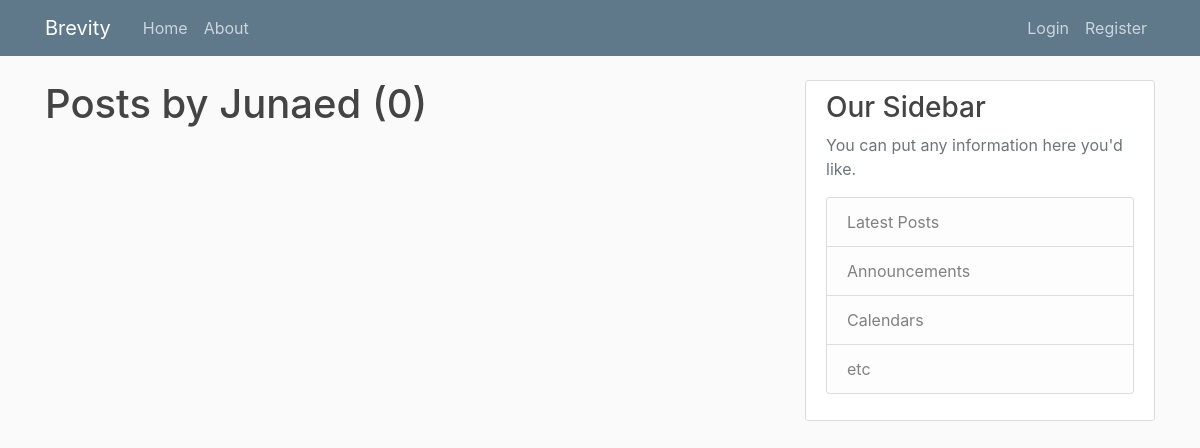
The app's page /user/Junaed, older data.
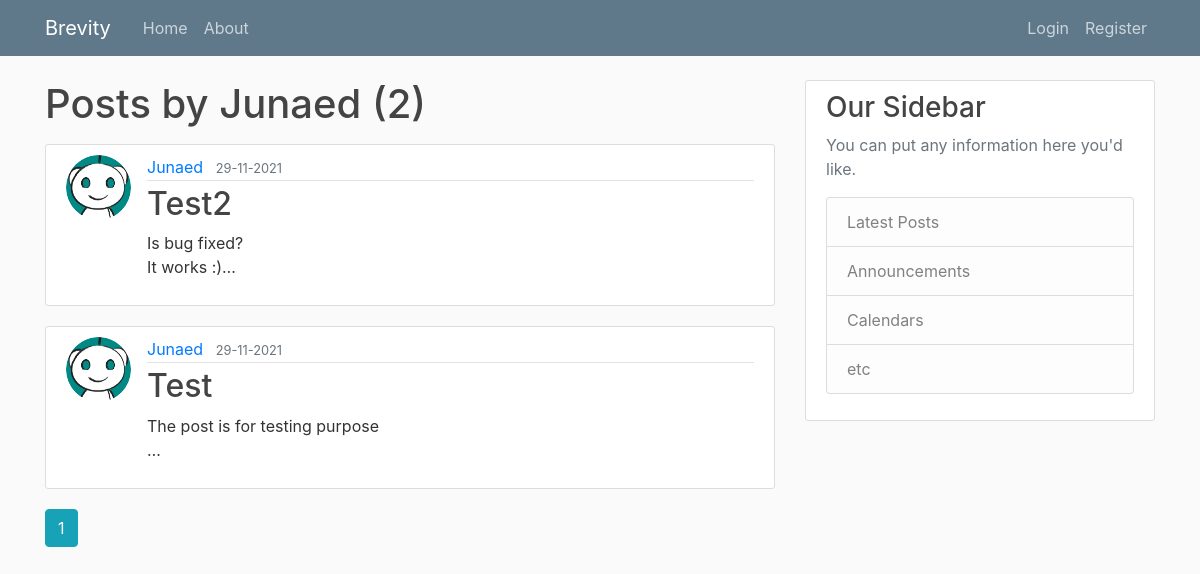
The same page, newer data.
### brevity/models.py (models this page shows, shortened)
class Post(db.Model):
    id = db.Column(db.Integer, primary_key=True)
    title = db.Column(db.String(100), nullable=False)
    date_posted = db.Column(db.DateTime, nullable=False, default=datetime.utcnow)
    content = db.Column(db.Text, nullable=False)
    user_id = db.Column(db.Integer, db.ForeignKey('user.id'), nullable=False)

class User(db.Model, UserMixin):
    id = db.Column(db.Integer, primary_key=True)
    username = db.Column(db.String(20), unique=True, nullable=False)
    email = db.Column(db.String(120), unique=True, nullable=False)
    image_file = db.Column(db.String(20), nullable=False, default='default.jpg')
    password = db.Column(db.String(60), nullable=False)
    posts = db.relationship('Post', backref='author', lazy=True)                    #By default SQLAlchemy guess the relationship to be one to many as posts returns a list of post.

### brevity/users/routes.py (the view)
@users.route("/user/<string:username>")
def user_posts(username):
    page = request.args.get('page', 1, type=int)
    user = User.query.filter_by(username=username).first_or_404()
    posts = (Post.query.filter_by(author = user)
        .order_by(Post.date_posted.desc())
        .paginate(page = page, per_page = 5)
        )
    return render_template('user_posts.html', posts=posts, user=user)

### brevity/templates/user_posts.html
{% extends "layout.html" %}
{% block content %}
    <h1 class="mb-3">Posts by {{ user.username }} ({{ posts.total }})</h1>
    {% for post in posts.items %}
        <article class="media content-section">
            <img class="rounded-circle article-img" src="{{ url_for('static', filename = 'profile_pics/' + post.author.image_file)}}">
            <div class="media-body">
                <div class="article-metadata">
                    <a class="mr-2" href="{{ url_for('users.user_posts', username=post.author.username) }}">{{ post.author.username }}</a>
                    <small class="text-muted">{{ post.date_posted.strftime('%d-%m-%Y') }}</small>
                </div>
                <h2><a class="article-title" href="{{ url_for('posts.post', post_id=post.id) }}">{{ post.title }}</a></h2>
                <p class="article-content">{{ post.content[:200] }}<span>&#8230;</span></p>
            </div>
        </article>
    {% endfor %}
    {% for page_num in posts.iter_pages(left_edge=1, right_edge=1, left_current=1, right_current=2) %}
      {% if page_num %}
        {% if posts.page == page_num %}
          <a class="btn btn-info mb-4" href="{{ url_for('users.user_posts', username=user.username, page=page_num) }}">{{ page_num }}</a>
        {% else %}
          <a class="btn btn-outline-info mb-4" href="{{ url_for('users.user_posts', username=user.username, page=page_num) }}">{{ page_num }}</a>
        {% endif %}
      {% else %}
        ...
      {% endif %}
    {% endfor %}
{% endblock content %}

Row changes from the older to the newer data that the page shows:
added Post: image_file (placeholder picture), author.username "Junaed", date_posted "29-11-2021", title "Test2", content "Is bug fixed? It works :)"
added Post: image_file (placeholder picture), author.username "Junaed", date_posted "29-11-2021", title "Test", content "The post is for testing purpose"
Text that changed along with them:
{{ posts.total }}: "0" → "2"
new list line: "1"
